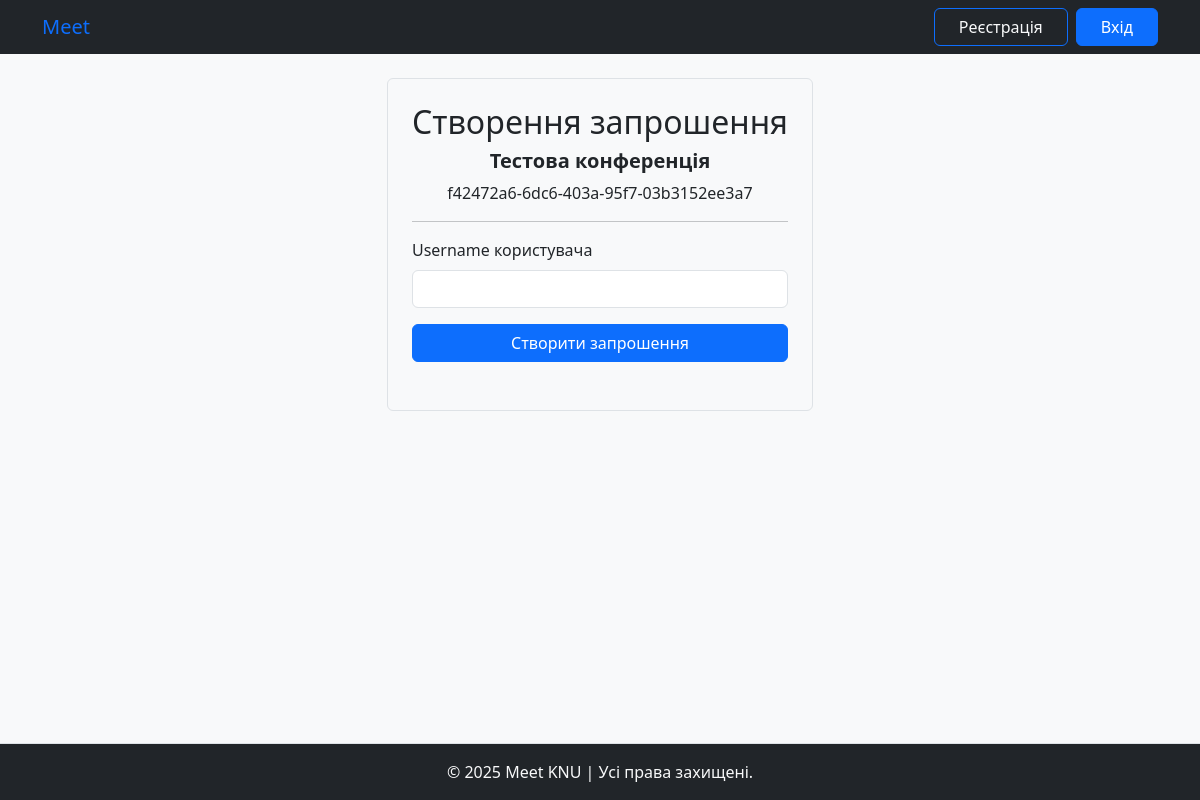
Page /invite/create/f42472a6-6dc6-403a-95f7-03b3152ee3a7/ on the committed database.
### videochat/models.py (models this page shows, shortened)
class Conference(models.Model):
    title = models.CharField(max_length=200)
    description = models.TextField(blank=True)
    start_time = models.DateTimeField()
    room_name = models.CharField(max_length=100, unique=True)
    created_by = models.ForeignKey(User, on_delete=models.CASCADE)

### invite/views.py (the view, shortened to what this page needs)
# urls.py: path('create/<str:room_name>/', create_invite, name='create_invite'),
def create_invite(request, room_name):
    conference = Conference.objects.get(room_name=room_name)
    context = {
        'conference': conference,
    }
    return render(request, 'invite/create_invite.html', context)

### templates/invite/create_invite.html (shortened to what this page needs)
{% extends 'base.html' %}
{% block content %}
<div class="container d-flex flex-column justify-content-center align-items-center">
    <div class="border p-4 rounded mt-4" style="min-width: 400px; max-width: 600px;">
        <h2 class="text-center">Створення запрошення</h2>
        <h5 class="text-center fw-bold">{{ conference.title }}</h5>
        <p class="text-center">{{ conference.room_name }}</p>
        <hr>
        <form method="post" class="mb-4">
            <div class="mb-3">
                <label for="username" class="form-label">Username користувача</label>
                <input type="text" class="form-control" id="username" name="username" required>
            </div>
            <button type="submit" class="btn btn-primary w-100">Створити запрошення</button>
        </form>
    </div>
</div>
{% endblock %}

### rows in the picture
Conference: title "Тестова конференція", room_name "f42472a6-6dc6-403a-95f7-03b3152ee3a7"
